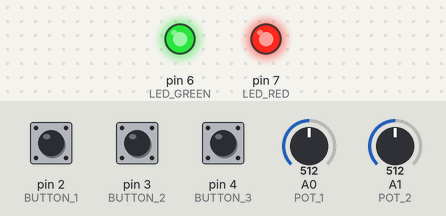
Recording of a sketch running on a simulated Arduino Uno, built with avr-gcc and run on an emulated ATmega328P. On the bench: output pins drawn as LEDs (lit = HIGH). The inputs (shaded band) are chosen by the test bench; at power-on: pin 2 (BUTTON_1) HIGH, pin 3 (BUTTON_2) HIGH, pin 4 (BUTTON_3) HIGH, A0 (POT_1) = 512, A1 (POT_2) = 512. MIDI output is not drawn.

Above: at 1.2 s.
1.3 s: pin 2 (BUTTON_1) pulled LOW for 0.15 s
At 2.5 s:
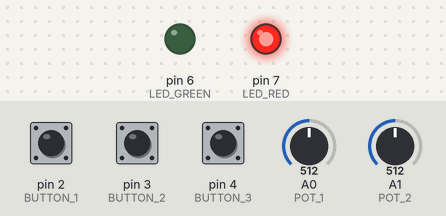
2.9 s: pin 3 (BUTTON_2) pulled LOW for 0.15 s
At 3.9 s:
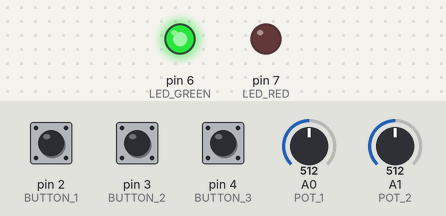
4.5 s: pin 4 (BUTTON_3) pulled LOW for 0.15 s
At 5.1 s:
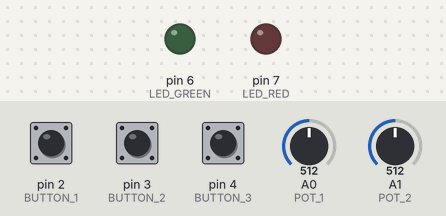
6.1 s: pin 4 (BUTTON_3) pulled LOW for 1 s
At 7.5 s:
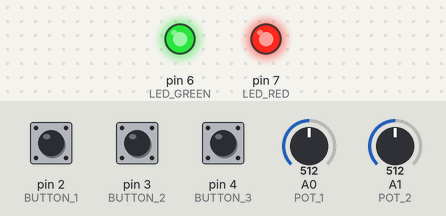
8.6 s: pin 4 (BUTTON_3) pulled LOW for 3.2 s
At 9.4 s:
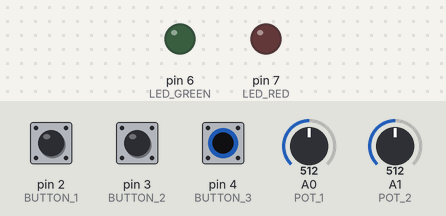
Timing chart, 0 to 11.6 s (numbered marks = the images above; inputs shaded):
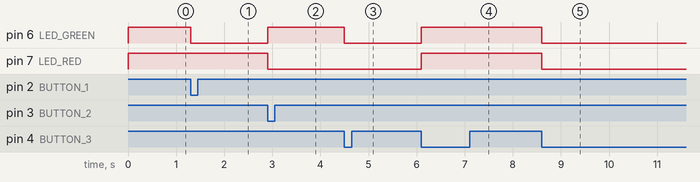

The sketch:

MIDI_EXPERIMENT_v2.ino
```cpp
#include <MIDI.h>

MIDI_CREATE_DEFAULT_INSTANCE();

const int BUTTON_1 = 2;
const int BUTTON_2 = 3;
const int BUTTON_3 = 4;

const int POT_1 = 0;
const int POT_2 = 1;

const int LED_GREEN = 6;
const int LED_RED = 7;

bool buttonState1;
bool buttonState2;
bool buttonState3;

bool button1Disabled = false;
bool button2Disabled = false;
bool button3Disabled = false;

unsigned long button1Timer;
unsigned long button2Timer;
unsigned long button3Timer;
unsigned long timeGap;

const unsigned long repressDelay = 50;
const unsigned long maxDelay = 125;

int potState1;
int potState2;

bool noteStates[127];

// keySig =
// 0 : major
// 1 : minor
// 2 : dorian
// 3 : mixolydian
int keySig = 0;

bool noteIsInC(int note) {
  bool isInC = 1;
  if ((note-1)%12 == 0 || (note-3)%12 == 0 ||(note-6)%12 == 0 || (note-8)%12 == 0 || (note-10)%12 == 0) {
    isInC = 0;
  }
  return isInC;
}

void handleNoteOn(byte channel, byte pitch, byte velocity) {
  if(noteIsInC(int(pitch))) {
    if (keySig == 1) {
      if ((int(pitch)-4)%12 == 0 || (int(pitch)-9)%12 == 0 || (int(pitch)-11)%12 == 0){
        MIDI.sendNoteOn(int(pitch)-1, velocity, channel);
        noteStates[pitch] = 1;
      } else {
        MIDI.sendNoteOn(pitch, velocity, channel);
        noteStates[pitch] = 1;
      }
    } else if (keySig == 2) {
      if ((int(pitch)-4)%12 == 0 || (int(pitch)-11)%12 == 0){
        MIDI.sendNoteOn(int(pitch)-1, velocity, channel);
        noteStates[pitch] = 1;
      } else {
        MIDI.sendNoteOn(pitch, velocity, channel);
        noteStates[pitch] = 1;
      }
    }else if (keySig == 3) {
      if ((int(pitch)-11)%12 == 0){
        MIDI.sendNoteOn(int(pitch)-1, velocity, channel);
        noteStates[pitch] = 1;
      } else {
        MIDI.sendNoteOn(pitch, velocity, channel);
        noteStates[pitch] = 1;
      }
    } else {
      MIDI.sendNoteOn(pitch, velocity, channel);
      noteStates[pitch] = 1;
    }
  }
}

void handleNoteOff(byte channel,byte pitch, byte velocity) {
  if(noteIsInC(int(pitch))) {
    if (keySig == 1) {
      if ((int(pitch)-4)%12 == 0 || (int(pitch)-9)%12 == 0 || (int(pitch)-11)%12 == 0){
        MIDI.sendNoteOff(int(pitch)-1, velocity, channel);
        noteStates[pitch] = 0;
      } else {
        MIDI.sendNoteOff(pitch, velocity, channel);
        noteStates[pitch] = 0;
      }
    } else if (keySig == 2) {
      if ((int(pitch)-4)%12 == 0 || (int(pitch)-11)%12 == 0){
        MIDI.sendNoteOff(int(pitch)-1, velocity, channel);
        noteStates[pitch] = 0;
      } else {
        MIDI.sendNoteOff(pitch, velocity, channel);
        noteStates[pitch] = 0;
      }
    }else if (keySig == 3) {
      if ((int(pitch)-11)%12 == 0){
        MIDI.sendNoteOff(int(pitch)-1, velocity, channel);
        noteStates[pitch] = 0;
      } else {
        MIDI.sendNoteOff(pitch, velocity, channel);
        noteStates[pitch] = 0;
      }
    } else {
      MIDI.sendNoteOff(pitch, velocity, channel);
      noteStates[pitch] = 0;
    }
  }
}


void setup() {
  pinMode(LED_GREEN, OUTPUT);
  pinMode(LED_RED, OUTPUT);
  digitalWrite(LED_GREEN, HIGH);
  digitalWrite(LED_RED, HIGH);
  pinMode(BUTTON_1, INPUT_PULLUP);
  pinMode(BUTTON_2, INPUT_PULLUP);
  pinMode(BUTTON_3, INPUT_PULLUP);
  pinMode(POT_1, INPUT);
  pinMode(POT_2, INPUT);

  for (int i = 0; i <= 127; i++ ) {
    noteStates[i] = 0;
  }

  MIDI.setHandleNoteOn(handleNoteOn);
  MIDI.setHandleNoteOff(handleNoteOff);
  MIDI.begin(MIDI_CHANNEL_OMNI);
  MIDI.turnThruOff();
}


void loop() {
  buttonState1 = digitalRead(BUTTON_1);
  buttonState2 = digitalRead(BUTTON_2);
  buttonState3 = digitalRead(BUTTON_3);
  potState1 = analogRead(POT_1);
  potState2 = analogRead(POT_2);

  if (buttonState1 == LOW && !button1Disabled){
    if (keySig != 1){
      keySig = 1;
      digitalWrite(LED_GREEN, LOW);
      digitalWrite(LED_RED, HIGH);
    } else {
      keySig = 0;
      digitalWrite(LED_GREEN, HIGH);
      digitalWrite(LED_RED, HIGH);
    }
    button1Disabled = true;
  }
  if (buttonState2 == LOW && !button2Disabled){
    if (keySig != 2){
      keySig = 2;
      digitalWrite(LED_GREEN, HIGH);
      digitalWrite(LED_RED, LOW);
    } else {
      keySig = 0;
      digitalWrite(LED_GREEN, HIGH);
      digitalWrite(LED_RED, HIGH);
    }
    button2Disabled = true;
  }
  if (buttonState3 == LOW && !button3Disabled){
    if (keySig != 3){
      keySig = 3;
      digitalWrite(LED_GREEN, LOW);
      digitalWrite(LED_RED, LOW);
    } else {
      keySig = 0;
      digitalWrite(LED_GREEN, HIGH);
      digitalWrite(LED_RED, HIGH);
    }
    button3Disabled = true;
  }

//---------------------------------- re-enabling disabled buttons

  if (button1Disabled && buttonState1 == HIGH){
    timeGap = millis() - button1Timer;
    if (timeGap > maxDelay) { // button was just released
      button1Timer = millis();
    } else if (timeGap > repressDelay) { // repress delay has passed
      button1Disabled = false;
    }
  }
  if (button2Disabled && buttonState2 == HIGH){
    timeGap = millis() - button2Timer;
    if (timeGap > maxDelay) {
      button2Timer = millis();
    } else if (timeGap > repressDelay) {
      button2Disabled = false;
    }
  }
  if (button3Disabled && buttonState3 == HIGH){
    timeGap = millis() - button3Timer;
    if (timeGap > maxDelay) {
      button3Timer = millis();
    } else if (timeGap > repressDelay) {
      button3Disabled = false;
    }
  }

  MIDI.read();
}
```

Measured:
- after the input at 1.3 s, pin 6 (LED_GREEN): HIGH → LOW at once
- after the input at 2.9 s, pin 6 (LED_GREEN): LOW → HIGH at once; pin 7 (LED_RED): HIGH → LOW at once
- after the input at 4.5 s, pin 6 (LED_GREEN): HIGH → LOW at once
- after the input at 6.1 s, pin 6 (LED_GREEN), pin 7 (LED_RED): LOW → HIGH at once
- after the input at 8.6 s, pin 6 (LED_GREEN), pin 7 (LED_RED): HIGH → LOW at once
